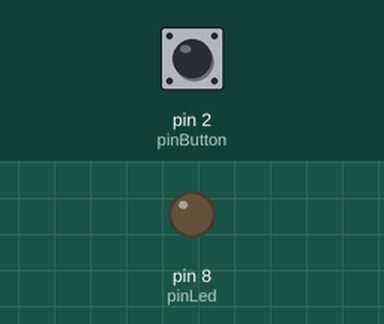
Simulated run of this sketch. Board: Arduino Uno, built with avr-gcc and run on an emulated ATmega328P. On the bench: output pins drawn as LEDs (lit = HIGH). Dashed ring = blinking. Inputs (shaded band) come from the test bench; at power-on: pin 2 (pinButton) LOW.

Above: at 1.2 s.
1.3 s: pin 2 (pinButton) pulled HIGH for 1 s
At 2.4 s:
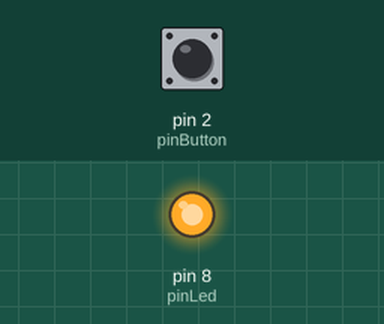
3.8 s: pin 2 (pinButton) pulled HIGH for 0.15 s
At 4.9 s:
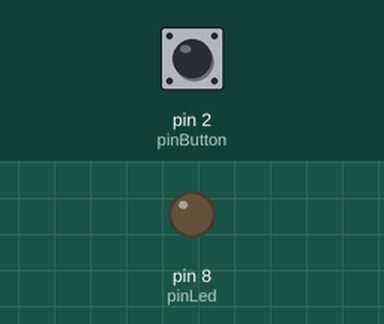
5.4 s: pin 2 (pinButton) pulled HIGH for 3.2 s
At 5.5 s:
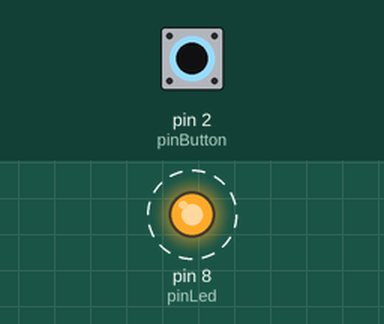
Timing chart, 0 to 9.9 s (numbered marks = the images above; inputs shaded):
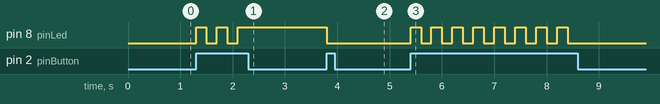

Measured:
- after the input at 1.3 s, pin 8 (pinLed): alternates HIGH for 0.20 s and LOW for 0.20 s, 5 changes in all, then stays HIGH, starting at once
- after the input at 3.8 s, pin 8 (pinLed): HIGH → LOW at once
- after the input at 5.4 s, pin 8 (pinLed): alternates HIGH for 0.20 s and LOW for 0.20 s, 16 changes in all, then stays LOW, starting at once

The sketch:

button-led.ino
```cpp
int pinButton = 2;
int pinLed = 8;
int buttonState = 0;
int ledState = LOW;

void setup() {
  pinMode(pinButton, INPUT);
  pinMode(pinLed, OUTPUT);
}

void loop() {
  buttonState = digitalRead(pinButton);

  if (buttonState == HIGH) {
    ledState = !ledState;

    digitalWrite(pinLed, ledState);
    delay(200);
  }
}
```
